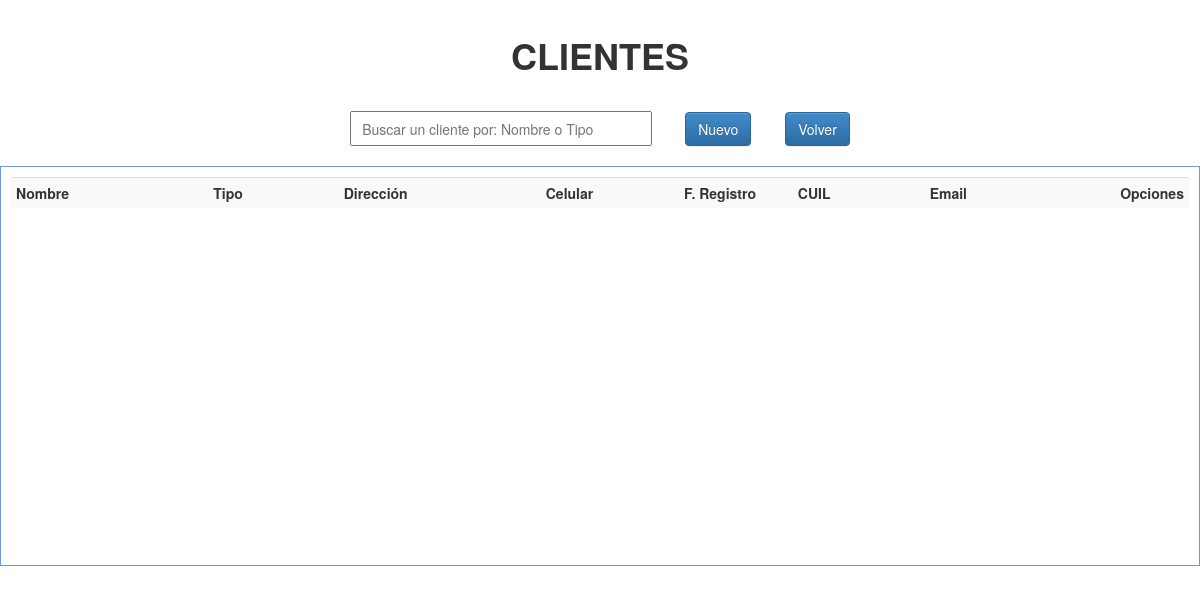
/php/clientes.php, run on an earlier commit of the app's database.
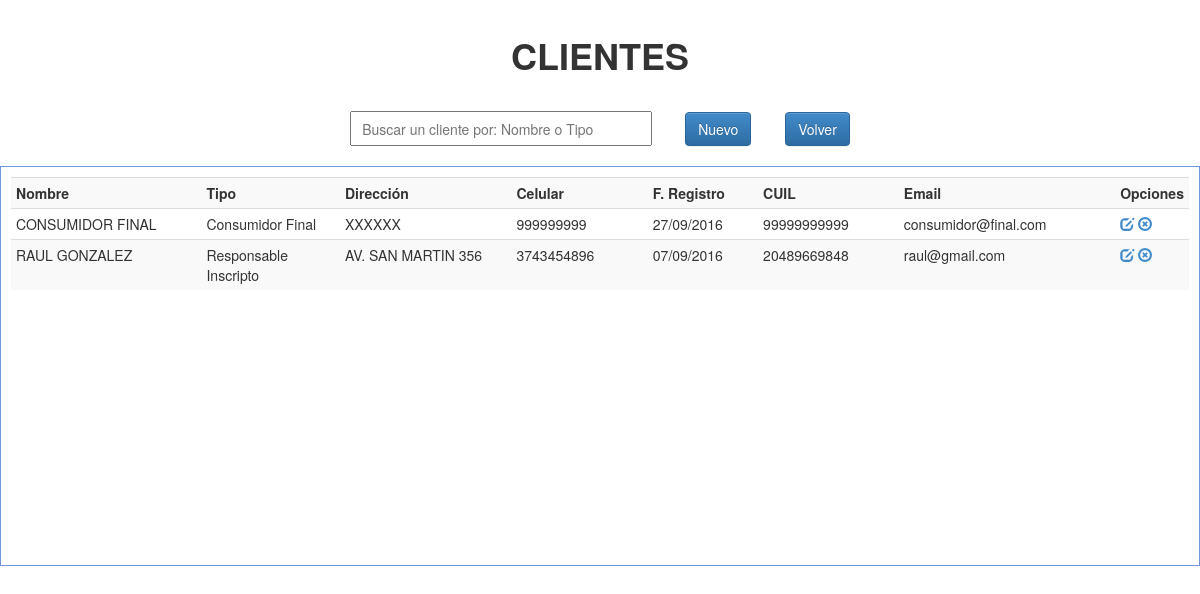
And on a later commit of the database.
### tables this page shows
CREATE TABLE IF NOT EXISTS `clientes` (
  `id_clien` int(11) NOT NULL AUTO_INCREMENT,
  `nomb_clien` varchar(35) NOT NULL,
  `tipo_clien` int(11) NOT NULL,
  `direccion_clien` varchar(50) NOT NULL,
  `celular_clien` bigint(13) NOT NULL,
  `fecha_reg_clien` date NOT NULL,
  `cuil_clien` bigint(11) NOT NULL,
  `email_clien` varchar(100) NOT NULL,
  PRIMARY KEY (`id_clien`)
);

CREATE TABLE IF NOT EXISTS `tipoclientes` (
  `id_tipo_client` int(11) NOT NULL AUTO_INCREMENT,
  `tipo_cliente_tipo` varchar(50) NOT NULL,
  PRIMARY KEY (`id_tipo_client`)
);

### php/conexion.php (called while the page is built, shortened)
<?php
function fechaNormal($fecha){
		$nfecha = date('d/m/Y',strtotime($fecha));
		return $nfecha;
}
?>

### php/clientes.php (the view, shortened to what this page needs)
<!DOCTYPE html PUBLIC "-//W3C//DTD XHTML 1.0 Transitional//EN" "http://www.w3.org/TR/xhtml1/DTD/xhtml1-transitional.dtd">
<html xmlns="http://www.w3.org/1999/xhtml">
<head>
<link href="../css/estilo.css" rel="stylesheet">
<link href="../bootstrap/css/bootstrap.css" rel="stylesheet">
<link href="../bootstrap/css/bootstrap.min.css" rel="stylesheet">
<link href="../bootstrap/css/bootstrap-theme.css" rel="stylesheet">
<link href="../bootstrap/css/bootstrap-theme.min.css" rel="stylesheet">
</head>
<body>
    <header><big><strong><font color="#333333">CLIENTES</strong></big></header>
    <section>
    <table border="0" align="center">
        <tr>
            <td width="335"><input type="text" placeholder="Buscar un cliente por: Nombre o Tipo" id="bs-clien" autofocus/></td>
            <td width="100"><button id="nuevo-clien" class="btn btn-primary">Nuevo</button></td>
            <td witdh="200"><form><button id="volver" class="btn btn-primary" onclick="history.back()">Volver</button></form></td>
        </tr>
    </table>
    </section>
    <div class="registros" id="agrega-registros">
        <table class="table table-striped table-condensed table-hover">
            <tr>
                <th width="300">Nombre</th>
                <th width="200">Tipo</th>
                <th width="300">Dirección</th>
                <th width="200">Celular</th>
                <th width="150">F. Registro</th>
                <th width="200">CUIL</th>
                <th width="300">Email</th>
                <th width="50">Opciones</th>
            </tr>
        <?php
            include('../php/conexion.php');
            $registro = mysql_query("SELECT * FROM clientes, tipoclientes WHERE tipo_clien = id_tipo_client ORDER BY nomb_clien ASC");
            while($registro2 = mysql_fetch_array($registro)){
                echo '<tr>
                        <td>'.$registro2['nomb_clien'].'</td>
                        <td>'.$registro2['tipo_cliente_tipo'].'</td>
                        <td>'.$registro2['direccion_clien'].'</td>
                        <td>'.$registro2['celular_clien'].'</td>
                        <td>'.fechaNormal($registro2['fecha_reg_clien']).'</td>
                        <td>'.$registro2['cuil_clien'].'</td>
                        <td>'.$registro2['email_clien'].'</td>
                        <td><a href="javascript:editarCliente('.$registro2['id_clien'].');" class="glyphicon glyphicon-edit"></a> <a href="javascript:eliminarCliente('.$registro2['id_clien'].');" class="glyphicon glyphicon-remove-circle"></a></td>
                    </tr>';
            }
        ?>
        </table>
    </div>
      <br></br>
</body>
</html>

What changed in the data, as far as the page shows it:
now on this page (row edited): clientes: nomb_clien "CONSUMIDOR FINAL", tipoclientes.tipo_cliente_tipo "Consumidor Final", direccion_clien "XXXXXX", celular_clien "999999999", fecha_reg_clien "27/09/2016", cuil_clien "99999999999", email_clien "consumidor@final.com"
now on this page (row edited): clientes: nomb_clien "RAUL GONZALEZ", tipoclientes.tipo_cliente_tipo "Responsable Inscripto", direccion_clien "AV. SAN MARTIN 356", celular_clien "3743454896", fecha_reg_clien "07/09/2016", cuil_clien "20489669848", email_clien "raul@gmail.com"
